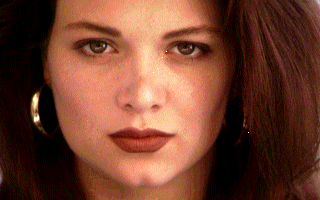
//> input picture input.tif, 320 x 200 px
$ ./visual input.tif   (built with g++ and OpenCV 4)
//> lines starting //> are read from the running program, lines starting //| are printed output that depends on the picture; after the words box and inside, x2 and y2 are one past the last pixel; in counts of white or black regions, pixels touching at a corner belong together
#include <opencv2/core.hpp>
#include <opencv2/highgui.hpp>
#include <opencv2/imgcodecs.hpp>
#include <queue>

#include <iostream>

#define PIXEL_RANGE 255

using namespace std;
using namespace cv;

inline size_t imSize(Mat *image) {
    return image->rows * image->step;
}


/****** ASSIGNMENT 1 FUNCTIONS ********/

void imNegative(Mat *image) {
    size_t size = imSize(image);
    for (int i = 0; i < size; i++) {
        image->data[i] = PIXEL_RANGE - image->data[i];
    }
}

// [38 lines left out: function imEqualize, not called in this run]

void imThresh(Mat *image, int thresh) {
    int size = imSize(image);
    for (int i = 0; i < size; i++) {
        image->data[i] = image->data[i] < thresh ? 0 : 255;
    }
}

int imAutoThresh(Mat *image) {
    // Find average pixel, use that as threshold
    // Iterate through picture, cutting off insufficient pixels
    int size = imSize(image);
    int tpi = 0; // Total pixel intensity
    for (int i = 0; i < size; i++) {
        tpi += image->data[i];
    }

    int thresh = tpi / size;
    imThresh(image, thresh);
    return thresh;
}

void imRegionDetect(Mat *image) {
    imAutoThresh(image); // Need to make sure we've pulled out the noisy bits
    int shade = 0;
    int size = imSize(image);
    int width = image->size().width, height = image->size().height;
    queue<int> toVisit;
    vector<bool> visited(size, false);

    for (int i = 0; i < size; i++) {
        if (!visited[i] && image->data[i] == 255) {
            toVisit.push(i); // New region found
            visited[i] = true;
            shade = (shade + 50) % 255;
        }
        while (!toVisit.empty()) {
            int pix = toVisit.front(); toVisit.pop();
            image->data[pix] = shade;
            int left = pix-1, right = pix+1,
                up = pix-width, down = pix+width;
            if (pix % width != 0 && !visited[left] && image->data[left] == 255) {
                toVisit.push(left);
                visited[left] = true;
            }
            if (right % width != 0 && !visited[right] && image->data[right] == 255) {
                toVisit.push(right);
                visited[right] = true;
            }
            if (up >= 0 && !visited[up] && image->data[up] == 255) {
                toVisit.push(up);
                visited[up] = true;
            }
            if (down < size && !visited[down] && image->data[down] == 255) {
                toVisit.push(down);
                visited[down] = true;
            }
        }
    }
}

/****** ASSIGNMENT 2 FUNCTIONS ********/

// [74 lines left out: functions applyMask, imSharpen, imSobelEdge, imLogA, imLogB, not called in this run]

int main(int argc, char **argv) {
    if(argc != 2) {
        cout << "USAGE: skeleton <input file path>" << endl;
        return -1;
    }

    //Load two copies of the image. One to leave as the original, and one to be modified.
    //Done for display purposes only
    Mat original_image = imread(argv[1], IMREAD_GRAYSCALE);
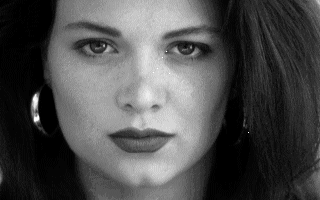
//> original_image: 200 rows x 320 cols, CV_8UC1; min 0, max 255, mean 77.3
    Mat modified_image = original_image.clone();

    //Check that the images loaded
    if(!original_image.data || !modified_image.data) {
        cout << "ERROR: Could not load image data." << endl;
        return -1;
    }

    int defSliderVal = 0;

    //Create the display window
    namedWindow("Assignment 1");
    createTrackbar("Threshold", "Assignment 1", &defSliderVal, 255);
//> slider 'Threshold' is set to 85

    //Display loop
    bool loop = true;
    int autoThresh;
    while(loop) {
        imshow("Assignment 1", modified_image);

        char c = cvWaitKey(15);
//> the key '-' is pressed
//> in imNegative, `size_t size = imSize(image);`: size = 64000
//> after the loop in imNegative, `for (int i = 0; i < size; i++)`:
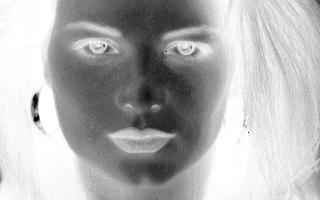
//> image: 200 rows x 320 cols, CV_8UC1; min 0, max 255, mean 177.7
//> the key 'b' is pressed
//> the loop in imAutoThresh, `for (int i = 0; i < size; i++)` made 64000 passes
//> tpi on passes 1 to 3: 255, 505, 755
//> after the loop in imAutoThresh, `for (int i = 0; i < size; i++)`: tpi = 11374357
//> in imAutoThresh, `int thresh = tpi / size;`: thresh = 177
//> in imThresh, `int size = imSize(image);`: size = 64000
//> after the loop in imThresh, `for (int i = 0; i < size; i++)`:
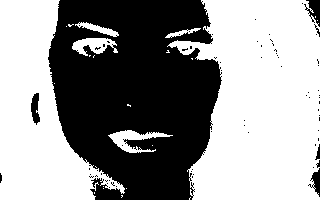
//> image: 200 rows x 320 cols, CV_8UC1; 57.6% white; 71 black regions (65 under 20 px), largest, box (x1, y1, x2, y2) and area: (48, 0, 222, 200) 26318, (304, 0, 320, 27) 229, (31, 93, 40, 125) 190, (308, 168, 320, 197) 155, (315, 144, 320, 160) 40, (314, 24, 320, 37) 21
//> `autoThresh = imAutoThresh(&modified_image);`: autoThresh = 177
//> the key 'r' is pressed
//> the loop in imAutoThresh (call 2), `for (int i = 0; i < size; i++)` made 64000 passes
//> tpi on passes 1 to 3: 255, 510, 765
//> in imRegionDetect, `int size = imSize(image);`: size = 64000
//> after the loop in imRegionDetect, `for (int i = 0; i < size; i++)`:
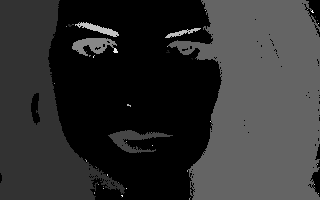
//> image: 200 rows x 320 cols, CV_8UC1; min 0, max 250, mean 48
//> after the loop in imRegionDetect, `for (int i = 0; i < size; i++)`: toVisit = 0 items; shade = 140
//> the Esc key is pressed
        switch(c) {
            case 27:  //Exit display loop if ESC is pressed
                loop = false;
                break;
            case ' ': // Go back to the original image
                original_image.copyTo(modified_image);
                setTrackbarPos("Threshold", "Assignment 1", 0);
                break;
            case '=':
                imEqualize(&modified_image);
                break;
            case '-':
                imNegative(&modified_image);
                break;
            case 'b':
                autoThresh = imAutoThresh(&modified_image);
                setTrackbarPos("Threshold", "Assignment 1", autoThresh);
                break;
            case 'r':
                imRegionDetect(&modified_image);
                break;
            case 'S':
                imwrite("out.tif", modified_image);
                cout << "Saved image as 'out.tif'.\n";
                break;
            case 't':
                original_image.copyTo(modified_image);
                imThresh(&modified_image, getTrackbarPos("Threshold", "Assignment 1"));
                break;
            case 'u':
                imSharpen(modified_image);
                break;
            case 's':
                imSobelEdge(modified_image);
                break;
            case 'l':
                imLogA(modified_image);
                break;
            case 'L':
                imLogB(modified_image);
                break;
            default:
            break;
        }
    }

    // Cleanup
    destroyAllWindows();
}

$ run again, on ex2.tif
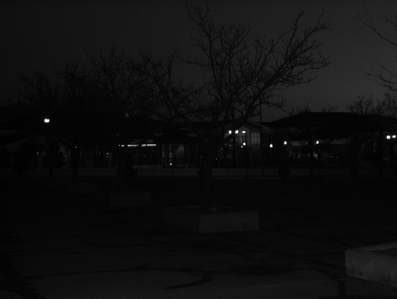
//> input picture ex2.tif, 397 x 299 px
//> original_image is the input picture: 299 rows x 397 cols, CV_8UC1; min 0, max 255, mean 14.8
//> in imNegative, `size_t size = imSize(image);`: size = 118703
//> the loop in imAutoThresh, `for (int i = 0; i < size; i++)` made 118703 passes
//> tpi on passes 1 to 3: 242, 484, 726
//> after the loop in imAutoThresh, `for (int i = 0; i < size; i++)`: tpi = 28510192
//> thresh = 240
//> in imThresh, `int size = imSize(image);`: size = 118703
//> after the loop in imThresh, `for (int i = 0; i < size; i++)`:
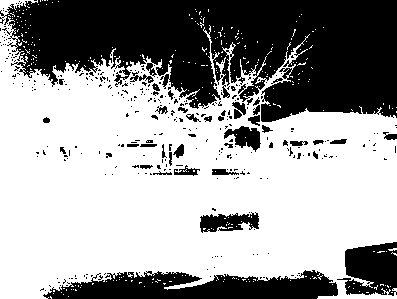
//> image: 299 rows x 397 cols, CV_8UC1; 61.5% white; 340 black regions (299 under 20 px), largest, box (x1, y1, x2, y2) and area: (0, 0, 397, 122) 33426, (43, 270, 338, 299) 5850, (337, 242, 397, 296) 2301
//> autoThresh = 240
//> the loop in imAutoThresh (call 2), `for (int i = 0; i < size; i++)` made 118703 passes
//> tpi on passes 1 to 3: 255, 510, 765
//> in imRegionDetect, `int size = imSize(image);`: size = 118703
//> after the loop in imRegionDetect, `for (int i = 0; i < size; i++)`:
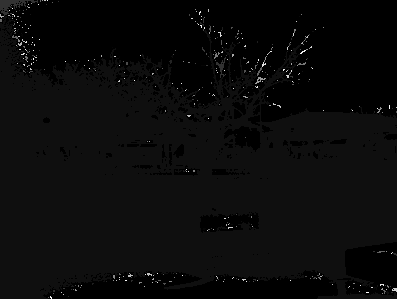
//> image: 299 rows x 397 cols, CV_8UC1; min 0, max 250, mean 10.3
//> after the loop in imRegionDetect, `for (int i = 0; i < size; i++)`: toVisit = 0 items; visited = 118703 items; shade = 90
